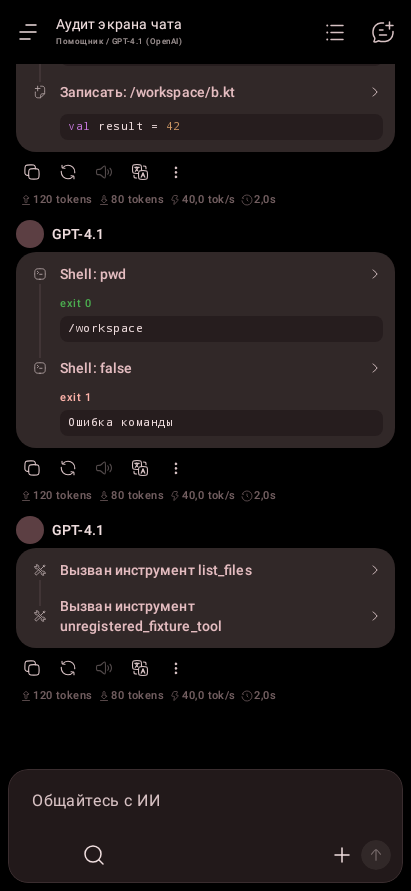
#> input picture app/src/test/screenshots/chat-before/amoled_font1.0/generic.png, 411 x 891 px; its folder holds only this picture in this run
$ python compare_stage1_messages.py
#> lines starting #> are read from the running program, lines starting #| are printed output that depends on the picture
#!/usr/bin/env python3
"""Compare fixed message crops after integer vertical alignment, without resizing.

This QA check excludes the intentionally changed header and composer. Every
pixel in the fixed 411px-wide message rectangle is compared. Modal tool-detail
content uses a fixed screen rectangle and does not need translation. PNGs are
read only; mismatches create diagnostic crops outside the baseline directories.
"""

import argparse
import json
from pathlib import Path
import zlib

import numpy as np
from PIL import Image, ImageChops


def pixels(path):
    return np.asarray(Image.open(path).convert("RGBA"))
#> returned value is the input picture: shape (891, 411, 4); mean R, G, B, A 27.1, 21.8, 22.1, 255


def main():
    parser = argparse.ArgumentParser(description=__doc__)
    base = Path(__file__).resolve().parent
    parser.add_argument("--before", type=Path, default=base / "chat-before")
    parser.add_argument("--after", type=Path, default=base / "chat-after-stage1")
    parser.add_argument("--output", type=Path, default=Path("/tmp/chat-stage1-message-qa"))
    args = parser.parse_args()
    args.output.mkdir(parents=True, exist_ok=True)
    reports = []
    for path in sorted(args.before.glob("*/*.png")):
        relative = path.relative_to(args.before)
        current_path = args.after / relative
        if not current_path.exists():
            raise SystemExit(f"Missing AFTER counterpart: {current_path}")
        before, after = pixels(path), pixels(current_path)
        if before.shape != (891, 411, 4) or before.shape != after.shape:
            raise SystemExit(f"Unexpected image size: {relative}")
        if path.stem.startswith("tool_") and path.stem.endswith("_details"):
            delta = 0
            top, bottom = 225, 891
        else:
            # Measure a translation from the same fixed interior rectangle. This
            # resolves normal top-anchored vs clamped end-of-list viewports. The
            # final rectangle is broader and independent of the matching rows.
            old_rows = np.array([zlib.crc32(row.tobytes()) for row in before])
#> old_rows = 891 values, max 4291230441 at index 340, min 16519163 at index 134, mean 1.82e+09
            new_rows = np.array([zlib.crc32(row.tobytes()) for row in after])
#> new_rows has the same summary as old_rows
            delta = min(range(-120, 121), key=lambda offset: np.count_nonzero(
                old_rows[220:580] != new_rows[220 + offset:580 + offset]
            ))
#> delta = 0
            top, bottom = max(80, 72 - delta), min(700, 700 - delta)
#> top = 80; bottom = 700
        old_crop, new_crop = before[top:bottom], after[top + delta:bottom + delta]
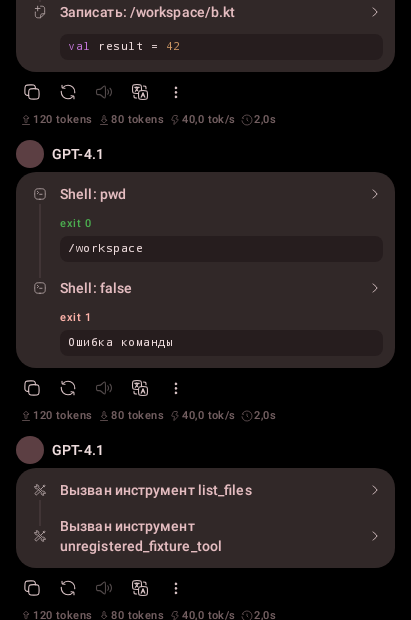
#> old_crop: shape (620, 411, 4); mean R, G, B, A 30.5, 24.9, 25, 255
        changed = int(np.count_nonzero(np.any(old_crop != new_crop, axis=2)))
#> changed = 0
        reports.append({
            "capture": str(relative), "vertical_offset": delta,
            "before_crop": [0, top, 411, bottom],
            "after_crop": [0, top + delta, 411, bottom + delta],
            "compared_pixels": int(old_crop.shape[0] * old_crop.shape[1]),
            "changed_pixels": changed,
        })
        if changed:
            destination = args.output / relative.parent / path.stem
            destination.mkdir(parents=True, exist_ok=True)
            old_image, new_image = Image.fromarray(old_crop), Image.fromarray(new_crop)
            old_image.save(destination / "before.png")
            new_image.save(destination / "after.png")
            # Convert to RGB because an all-zero alpha difference hides RGB diffs.
            ImageChops.difference(old_image.convert("RGB"), new_image.convert("RGB")).save(destination / "diff.png")
#> pass 2 of the loop in main, `for path in sorted(args.before.glob("*/*.png")):`:
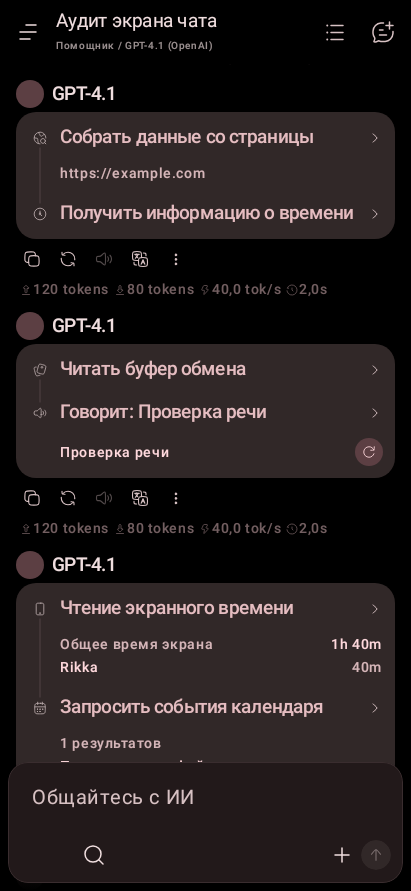
#> input picture app/src/test/screenshots/chat-before/amoled_font1.3/scrape_time.png, 411 x 891 px
#> in pixels, returned value is the input picture: shape (891, 411, 4); mean R, G, B, A 35, 28.5, 28.8, 255
#> old_rows = 891 values, max 4285490379 at index 454, min 1952225 at index 663, mean 1.99e+09
#> new_rows has the same summary as old_rows
#> in main, `old_crop, new_crop = before[top:bottom], after[top + delta:bottom + de..`:
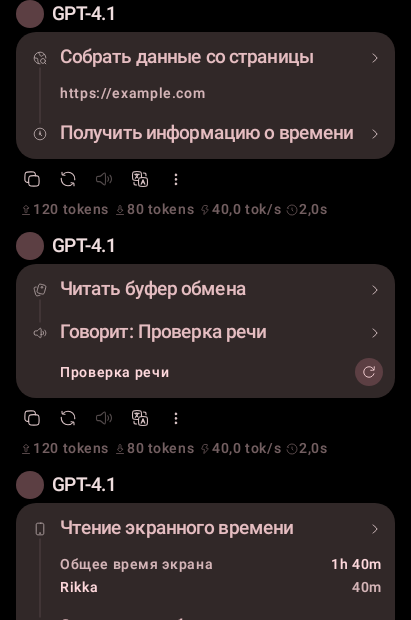
#> old_crop: shape (620, 411, 4); mean R, G, B, A 36.4, 29.8, 30, 255
#> pass 3 of the loop in main, `for path in sorted(args.before.glob("*/*.png")):`:
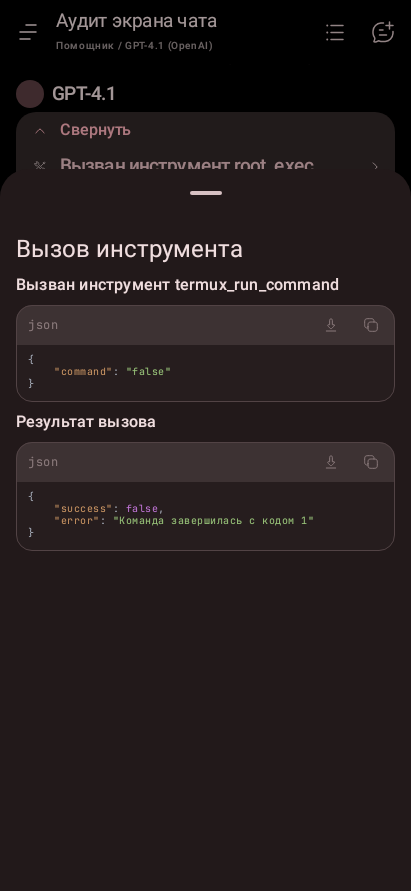
#> input picture app/src/test/screenshots/chat-before/amoled_font1.3/tool_error_details.png, 411 x 891 px
#> in pixels, returned value is the input picture: shape (891, 411, 4); mean R, G, B, A 35.8, 27.7, 28.4, 255
#> in main, `old_crop, new_crop = before[top:bottom], after[top + delta:bottom + de..`:
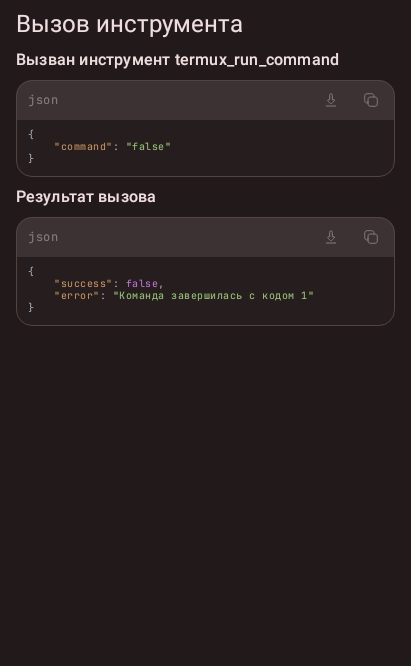
#> old_crop: shape (666, 411, 4); mean R, G, B, A 40.8, 31.4, 32.3, 255
    summary = {
        "captures": len(reports),
        "equal_captures": sum(item["changed_pixels"] == 0 for item in reports),
        "compared_pixels": sum(item["compared_pixels"] for item in reports),
        "changed_pixels": sum(item["changed_pixels"] for item in reports),
        "captures_detail": reports,
    }
    (args.output / "report.json").write_text(json.dumps(summary, ensure_ascii=False, indent=2) + "\n")
    print(json.dumps({key: value for key, value in summary.items() if key != "captures_detail"}))
#| {"captures": 3, "equal_captures": 3, "compared_pixels": 783366, "changed_pixels": 0}
    print(f"Report: {args.output / 'report.json'}")
    return 0 if summary["captures"] == 208 and summary["changed_pixels"] == 0 else 1


if __name__ == "__main__":
#> (the run stopped early here; a loop or call above may not have finished)
